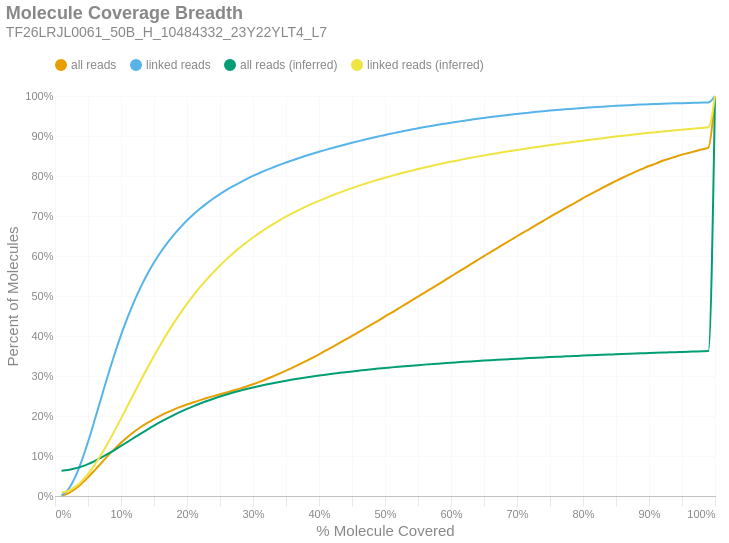

Notebook code for this chart:
### Markdown cell above
### Molecule Read Coverage
This chart shows molecule coverage breadth as computed by the number of bases aligned to that molecule. In other words, "*how much of each unique long molecule is actually sequenced/aligned?*" Keep in mind there is a distinction between sequences and alignments, since some sequences belonging to a particular molecule may not align well and wouldn't appear in the alignment data. This chart also shows molecule coverage breadth as computed by the *inferred fragment* from which the aligned sequences originate. Unlike read coverage, this calculation takes into account the total insert size, including unsequenced gaps between the forward and reverse reads. Like the previous figures, these are cumulative percents.

### Code cell
if SKIPLR:
    print_html(f"Skipped")
else:
    binned_df = consolidated_hist(valids['coverage_bp'], mask, 0.01, True)
    binned_df_inf = consolidated_hist(valids['coverage_inserts'], mask, 0.01, True)
    binned_df = binned_df.with_columns(pl.lit(binned_df_inf['all reads (cumsum)']).alias('all reads (inferred)'))
    binned_df = binned_df.with_columns(pl.lit(binned_df_inf['linked reads (cumsum)']).alias('linked reads (inferred)'))
    binned_df = binned_df.with_columns(
        (pl.col('bin').cast(pl.Float64) + 0.01).alias('right_edge')
    )

    with SafeRender(binned_df):
        (
            density_plot(binned_df, 'Molecule Coverage Breadth', samplename, 'molcov', ['all reads (inferred)','linked reads (inferred)'])
            .encode(
                #x=alt.X('bin:Q', title="% Molecule Covered").axis(format = '%').scale(padding=0),
                x=alt.X('right_edge:Q', title="% Molecule Covered").axis(format='%').scale(padding=0),
                y=alt.Y('value:Q', title='Percent of Molecules')
                    .axis(format='%')
                    .stack(False)
                    .scale(domainMin=0, padding=0),
                color=alt.Color("key:N").scale(domain = ["all reads", "linked reads", "all reads (inferred)", "linked reads (inferred)"]),
                tooltip = [
                    alt.Tooltip("key:N", title = "Data Type"),
                    alt.Tooltip("range_label:N", title="% Molecule Covered"),
                    alt.Tooltip("value:Q", format = ".2%", title="% Molecules")
                ]
            )
        ).display()

### Figure 1 — Vega-Lite specification as saved in the notebook (floating-point values rounded to 4 significant figures)
{"width": "container", "height": 400, "config": {"title": {"anchor": "start", "dy": -15, "fontSize": 18, "color": "#888888", "subtitleColor": "#888888", "subtitleFontSize": 14}, "arc": {"fill": "#0072B2"}, "axis": {"domainColor": "#888888", "domainWidth": 0.5, "gridWidth": 0.2, "grid": false, "titleFontWeight": 400, "titleFontSize": 15, "labelFontSize": 11, "labelColor": "#888888", "tickColor": "#888888", "tickWidth": 0.2, "titleColor": "#888888"}, "axisBand": {"grid": false}, "axisX": {"grid": true, "tickSize": 10, "domainCap": "round"}, "axisY": {"domain": false, "grid": true, "tickSize": 0, "domainCap": "round"}, "background": "transparent", "header": {"labelFontSize": 15, "labelColor": "#888888", "titleFontSize": 15, "titleFontWeight": 600, "titleColor": "#888888"}, "legend": {"labelFont": "sans-serif", "labelFontSize": 12, "labelColor": "#888888", "symbolSize": 100, "symbolType": "circle", "titleFontSize": 12, "titlePadding": 10, "titleColor": "#888888", "title": null, "orient": "top"}, "range": {"category": ["#E69F00", "#56B4E9", "#009E73", "#F0E442", "#0072B2", "#D55E00", "#CC79A7", "#000000"], "diverging": ["#cfe8f3", "#a2d4ec", "#73bfe2", "#46abdb", "#1696d2", "#12719e"]}, "area": {"fill": "#0072B2", "fillOpacity": 0.7, "line": true, "strokeOpacity": 0.7}, "line": {"color": "#0072B2", "stroke": "#0072B2", "strokeWidth": 2}, "trail": {"color": "#0072B2", "stroke": "#0072B2", "strokeWidth": 0, "size": 1}, "point": {"filled": true, "fillOpacity": 1.0, "size": 95}, "text": {"color": "#888888", "fontSize": 11, "align": "right", "fontWeight": 400, "size": 11}, "bar": {"fill": "#0072B2", "stroke": null}, "view": {"stroke": null, "continuousWidth": 660, "continuousHeight": 400}}, "data": {"name": "data-1590f7686d866a0e1e865fa1945e69cc"}, "mark": {"type": "line", "interpolate": "monotone", "point": {"opacity": 0, "size": 275}}, "encoding": {"color": {"field": "key", "scale": {"domain": ["all reads", "linked reads", "all reads (inferred)", "linked reads (inferred)"]}, "type": "nominal"}, "tooltip": [{"field": "key", "title": "Data Type", "type": "nominal"}, {"field": "range_label", "title": "% Molecule Covered", "type": "nominal"}, {"field": "value", "format": ".2%", "title": "% Molecules", "type": "quantitative"}], "x": {"axis": {"format": "%"}, "field": "right_edge", "scale": {"padding": 0}, "title": "% Molecule Covered", "type": "quantitative"}, "y": {"axis": {"format": "%"}, "field": "value", "scale": {"domainMin": 0, "padding": 0}, "stack": false, "title": "Percent of Molecules", "type": "quantitative"}}, "params": [{"name": "param_c36ac31b6afebe62", "select": {"type": "point", "fields": ["key"]}, "bind": "legend"}], "title": {"text": "Molecule Coverage Breadth", "subtitle": "TF26LRJL0061_50B_H_10484332_23Y22YLT4_L7"}, "transform": [{"fold": ["all reads (cumsum)", "linked reads (cumsum)", "all reads (inferred)", "linked reads (inferred)"]}, {"calculate": "replace(datum.key, ' (cumsum)', '')", "as": "key"}, {"filter": {"param": "param_c36ac31b6afebe62"}}], "usermeta": {"embedOptions": {"downloadFileName": "TF26LRJL0061_50B_H_10484332_23Y22YLT4_L7.molcov"}}, "$schema": "https://vega.github.io/schema/vega-lite/v6.4.1.json", "datasets": {"data-1590f7686d866a0e1e865fa1945e69cc": [{"bin": "0.0", "interval": "0.0-0.01", "all reads": 0.0009542, "linked reads": 0.001513, "all reads (cumsum)": 0.0009542, "linked reads (cumsum)": 0.001513, "range_label": "0.0-0.01", "all reads (inferred)": 0.06334, "linked reads (inferred)": 0.008772, "right_edge": 0.01}, {"bin": "0.01", "interval": "0.01-0.02", "all reads": 0.00575, "linked reads": 0.01476, "all reads (cumsum)": 0.006705, "linked reads (cumsum)": 0.01628, "range_label": "0.01-0.02", "all reads (inferred)": 0.0651, "linked reads (inferred)": 0.0128, "right_edge": 0.02}, {"bin": "0.02", "interval": "0.02-0.03", "all reads": 0.01016, "linked reads": 0.02908, "all reads (cumsum)": 0.01686, "linked reads (cumsum)": 0.04535, "range_label": "0.02-0.03", "all reads (inferred)": 0.06852, "linked reads (inferred)": 0.02217, "right_edge": 0.03}, {"bin": "0.03", "interval": "0.03-0.04", "all reads": 0.01354, "linked reads": 0.04066, "all reads (cumsum)": 0.0304, "linked reads (cumsum)": 0.08601, "range_label": "0.03-0.04", "all reads (inferred)": 0.07343, "linked reads (inferred)": 0.03645, "right_edge": 0.04}, {"bin": "0.04", "interval": "0.04-0.05", "all reads": 0.01607, "linked reads": 0.049, "all reads (cumsum)": 0.04647, "linked reads (cumsum)": 0.135, "range_label": "0.04-0.05", "all reads (inferred)": 0.07979, "linked reads (inferred)": 0.05516, "right_edge": 0.05}, {"bin": "0.05", "interval": "0.05-0.06", "all reads": 0.01767, "linked reads": 0.05425, "all reads (cumsum)": 0.06414, "linked reads (cumsum)": 0.1893, "range_label": "0.05-0.06", "all reads (inferred)": 0.08731, "linked reads (inferred)": 0.07779, "right_edge": 0.06}, {"bin": "0.06", "interval": "0.06-0.07", "all reads": 0.01814, "linked reads": 0.05594, "all reads (cumsum)": 0.08228, "linked reads (cumsum)": 0.2452, "range_label": "0.06-0.07", "all reads (inferred)": 0.0958, "linked reads (inferred)": 0.1036, "right_edge": 0.07}, {"bin": "0.07", "interval": "0.07-0.08", "all reads": 0.01793, "linked reads": 0.0554, "all reads (cumsum)": 0.1002, "linked reads (cumsum)": 0.3006, "range_label": "0.07-0.08", "all reads (inferred)": 0.1051, "linked reads (inferred)": 0.132, "right_edge": 0.08}, {"bin": "0.08", "interval": "0.08-0.09", "all reads": 0.017, "linked reads": 0.05253, "all reads (cumsum)": 0.1172, "linked reads (cumsum)": 0.3531, "range_label": "0.08-0.09", "all reads (inferred)": 0.1149, "linked reads (inferred)": 0.1622, "right_edge": 0.09}, {"bin": "0.09", "interval": "0.09-0.1", "all reads": 0.01589, "linked reads": 0.04906, "all reads (cumsum)": 0.1331, "linked reads (cumsum)": 0.4022, "range_label": "0.09-0.1", "all reads (inferred)": 0.1251, "linked reads (inferred)": 0.1935, "right_edge": 0.1}, {"bin": "0.1", "interval": "0.1-0.11", "all reads": 0.01447, "linked reads": 0.04459, "all reads (cumsum)": 0.1476, "linked reads (cumsum)": 0.4468, "range_label": "0.1-0.11", "all reads (inferred)": 0.1354, "linked reads (inferred)": 0.2255, "right_edge": 0.11}, {"bin": "0.11", "interval": "0.11-0.12", "all reads": 0.01303, "linked reads": 0.04001, "all reads (cumsum)": 0.1606, "linked reads (cumsum)": 0.4868, "range_label": "0.11-0.12", "all reads (inferred)": 0.1458, "linked reads (inferred)": 0.2575, "right_edge": 0.12}, {"bin": "0.12", "interval": "0.12-0.13", "all reads": 0.01181, "linked reads": 0.03615, "all reads (cumsum)": 0.1724, "linked reads (cumsum)": 0.5229, "range_label": "0.12-0.13", "all reads (inferred)": 0.156, "linked reads (inferred)": 0.2892, "right_edge": 0.13}, {"bin": "0.13", "interval": "0.13-0.14", "all reads": 0.01054, "linked reads": 0.03199, "all reads (cumsum)": 0.1829, "linked reads (cumsum)": 0.5549, "range_label": "0.13-0.14", "all reads (inferred)": 0.166, "linked reads (inferred)": 0.3202, "right_edge": 0.14}, {"bin": "0.14", "interval": "0.14-0.15", "all reads": 0.009539, "linked reads": 0.02871, "all reads (cumsum)": 0.1925, "linked reads (cumsum)": 0.5836, "range_label": "0.14-0.15", "all reads (inferred)": 0.1757, "linked reads (inferred)": 0.3502, "right_edge": 0.15}, {"bin": "0.15", "interval": "0.15-0.16", "all reads": 0.008604, "linked reads": 0.02561, "all reads (cumsum)": 0.2011, "linked reads (cumsum)": 0.6092, "range_label": "0.15-0.16", "all reads (inferred)": 0.185, "linked reads (inferred)": 0.379, "right_edge": 0.16}, {"bin": "0.16", "interval": "0.16-0.17", "all reads": 0.007844, "linked reads": 0.02305, "all reads (cumsum)": 0.2089, "linked reads (cumsum)": 0.6323, "range_label": "0.16-0.17", "all reads (inferred)": 0.1939, "linked reads (inferred)": 0.4065, "right_edge": 0.17}, {"bin": "0.17", "interval": "0.17-0.18", "all reads": 0.007158, "linked reads": 0.02076, "all reads (cumsum)": 0.2161, "linked reads (cumsum)": 0.6531, "range_label": "0.17-0.18", "all reads (inferred)": 0.2024, "linked reads (inferred)": 0.4327, "right_edge": 0.18}, {"bin": "0.18", "interval": "0.18-0.19", "all reads": 0.006568, "linked reads": 0.01869, "all reads (cumsum)": 0.2227, "linked reads (cumsum)": 0.6717, "range_label": "0.18-0.19", "all reads (inferred)": 0.2103, "linked reads (inferred)": 0.4573, "right_edge": 0.19}, {"bin": "0.19", "interval": "0.19-0.2", "all reads": 0.006104, "linked reads": 0.01705, "all reads (cumsum)": 0.2288, "linked reads (cumsum)": 0.6888, "range_label": "0.19-0.2", "all reads (inferred)": 0.2177, "linked reads (inferred)": 0.4804, "right_edge": 0.2}, {"bin": "0.2", "interval": "0.2-0.21", "all reads": 0.005672, "linked reads": 0.01559, "all reads (cumsum)": 0.2344, "linked reads (cumsum)": 0.7044, "range_label": "0.2-0.21", "all reads (inferred)": 0.2247, "linked reads (inferred)": 0.5021, "right_edge": 0.21}, {"bin": "0.21", "interval": "0.21-0.22", "all reads": 0.005306, "linked reads": 0.01416, "all reads (cumsum)": 0.2397, "linked reads (cumsum)": 0.7185, "range_label": "0.21-0.22", "all reads (inferred)": 0.2314, "linked reads (inferred)": 0.5226, "right_edge": 0.22}, {"bin": "0.22", "interval": "0.22-0.23", "all reads": 0.005075, "linked reads": 0.01306, "all reads (cumsum)": 0.2448, "linked reads (cumsum)": 0.7316, "range_label": "0.22-0.23", "all reads (inferred)": 0.2375, "linked reads (inferred)": 0.5417, "right_edge": 0.23}, {"bin": "0.23", "interval": "0.23-0.24", "all reads": 0.004892, "linked reads": 0.01213, "all reads (cumsum)": 0.2497, "linked reads (cumsum)": 0.7437, "range_label": "0.23-0.24", "all reads (inferred)": 0.2433, "linked reads (inferred)": 0.5595, "right_edge": 0.24}, {"bin": "0.24", "interval": "0.24-0.25", "all reads": 0.004719, "linked reads": 0.01112, "all reads (cumsum)": 0.2544, "linked reads (cumsum)": 0.7548, "range_label": "0.24-0.25", "all reads (inferred)": 0.2488, "linked reads (inferred)": 0.5764, "right_edge": 0.25}, {"bin": "0.25", "interval": "0.25-0.26", "all reads": 0.004542, "linked reads": 0.01022, "all reads (cumsum)": 0.259, "linked reads (cumsum)": 0.7651, "range_label": "0.25-0.26", "all reads (inferred)": 0.2539, "linked reads (inferred)": 0.5922, "right_edge": 0.26}, {"bin": "0.26", "interval": "0.26-0.27", "all reads": 0.004651, "linked reads": 0.00964, "all reads (cumsum)": 0.2636, "linked reads (cumsum)": 0.7747, "range_label": "0.26-0.27", "all reads (inferred)": 0.2587, "linked reads (inferred)": 0.607, "right_edge": 0.27}, {"bin": "0.27", "interval": "0.27-0.28", "all reads": 0.004853, "linked reads": 0.00897, "all reads (cumsum)": 0.2685, "linked reads (cumsum)": 0.7837, "range_label": "0.27-0.28", "all reads (inferred)": 0.2632, "linked reads (inferred)": 0.6209, "right_edge": 0.28}, {"bin": "0.28", "interval": "0.28-0.29", "all reads": 0.00517, "linked reads": 0.008474, "all reads (cumsum)": 0.2736, "linked reads (cumsum)": 0.7921, "range_label": "0.28-0.29", "all reads (inferred)": 0.2674, "linked reads (inferred)": 0.6339, "right_edge": 0.29}, {"bin": "0.29", "interval": "0.29-0.3", "all reads": 0.005576, "linked reads": 0.007985, "all reads (cumsum)": 0.2792, "linked reads (cumsum)": 0.8001, "range_label": "0.29-0.3", "all reads (inferred)": 0.2714, "linked reads (inferred)": 0.6463, "right_edge": 0.3}, {"bin": "0.3", "interval": "0.3-0.31", "all reads": 0.006065, "linked reads": 0.007441, "all reads (cumsum)": 0.2853, "linked reads (cumsum)": 0.8076, "range_label": "0.3-0.31", "all reads (inferred)": 0.2751, "linked reads (inferred)": 0.6579, "right_edge": 0.31}, {"bin": "0.31", "interval": "0.31-0.32", "all reads": 0.006563, "linked reads": 0.00709, "all reads (cumsum)": 0.2918, "linked reads (cumsum)": 0.8147, "range_label": "0.31-0.32", "all reads (inferred)": 0.2787, "linked reads (inferred)": 0.6688, "right_edge": 0.32}, {"bin": "0.32", "interval": "0.32-0.33", "all reads": 0.006856, "linked reads": 0.006606, "all reads (cumsum)": 0.2987, "linked reads (cumsum)": 0.8213, "range_label": "0.32-0.33", "all reads (inferred)": 0.282, "linked reads (inferred)": 0.6791, "right_edge": 0.33}, {"bin": "0.33", "interval": "0.33-0.34", "all reads": 0.007203, "linked reads": 0.006375, "all reads (cumsum)": 0.3059, "linked reads (cumsum)": 0.8276, "range_label": "0.33-0.34", "all reads (inferred)": 0.2852, "linked reads (inferred)": 0.6889, "right_edge": 0.34}, {"bin": "0.34", "interval": "0.34-0.35", "all reads": 0.007452, "linked reads": 0.006118, "all reads (cumsum)": 0.3134, "linked reads (cumsum)": 0.8338, "range_label": "0.34-0.35", "all reads (inferred)": 0.2882, "linked reads (inferred)": 0.6981, "right_edge": 0.35}, {"bin": "0.35", "interval": "0.35-0.36", "all reads": 0.007703, "linked reads": 0.005779, "all reads (cumsum)": 0.3211, "linked reads (cumsum)": 0.8395, "range_label": "0.35-0.36", "all reads (inferred)": 0.2911, "linked reads (inferred)": 0.7069, "right_edge": 0.36}, {"bin": "0.36", "interval": "0.36-0.37", "all reads": 0.007938, "linked reads": 0.005555, "all reads (cumsum)": 0.329, "linked reads (cumsum)": 0.8451, "range_label": "0.36-0.37", "all reads (inferred)": 0.2937, "linked reads (inferred)": 0.7152, "right_edge": 0.37}, {"bin": "0.37", "interval": "0.37-0.38", "all reads": 0.008156, "linked reads": 0.00536, "all reads (cumsum)": 0.3372, "linked reads (cumsum)": 0.8505, "range_label": "0.37-0.38", "all reads (inferred)": 0.2963, "linked reads (inferred)": 0.7232, "right_edge": 0.38}, {"bin": "0.38", "interval": "0.38-0.39", "all reads": 0.008403, "linked reads": 0.005104, "all reads (cumsum)": 0.3456, "linked reads (cumsum)": 0.8556, "range_label": "0.38-0.39", "all reads (inferred)": 0.2988, "linked reads (inferred)": 0.7308, "right_edge": 0.39}, {"bin": "0.39", "interval": "0.39-0.4", "all reads": 0.00877, "linked reads": 0.004965, "all reads (cumsum)": 0.3543, "linked reads (cumsum)": 0.8605, "range_label": "0.39-0.4", "all reads (inferred)": 0.3011, "linked reads (inferred)": 0.7379, "right_edge": 0.4}, {"bin": "0.4", "interval": "0.4-0.41", "all reads": 0.008817, "linked reads": 0.004733, "all reads (cumsum)": 0.3631, "linked reads (cumsum)": 0.8653, "range_label": "0.4-0.41", "all reads (inferred)": 0.3034, "linked reads (inferred)": 0.7448, "right_edge": 0.41}, {"bin": "0.41", "interval": "0.41-0.42", "all reads": 0.009202, "linked reads": 0.004698, "all reads (cumsum)": 0.3723, "linked reads (cumsum)": 0.87, "range_label": "0.41-0.42", "all reads (inferred)": 0.3056, "linked reads (inferred)": 0.7515, "right_edge": 0.42}, {"bin": "0.42", "interval": "0.42-0.43", "all reads": 0.009291, "linked reads": 0.004513, "all reads (cumsum)": 0.3816, "linked reads (cumsum)": 0.8745, "range_label": "0.42-0.43", "all reads (inferred)": 0.3076, "linked reads (inferred)": 0.7578, "right_edge": 0.43}, {"bin": "0.43", "interval": "0.43-0.44", "all reads": 0.009267, "linked reads": 0.004399, "all reads (cumsum)": 0.3909, "linked reads (cumsum)": 0.8789, "range_label": "0.43-0.44", "all reads (inferred)": 0.3097, "linked reads (inferred)": 0.764, "right_edge": 0.44}, {"bin": "0.44", "interval": "0.44-0.45", "all reads": 0.009452, "linked reads": 0.004256, "all reads (cumsum)": 0.4004, "linked reads (cumsum)": 0.8831, "range_label": "0.44-0.45", "all reads (inferred)": 0.3115, "linked reads (inferred)": 0.7698, "right_edge": 0.45}, {"bin": "0.45", "interval": "0.45-0.46", "all reads": 0.009511, "linked reads": 0.004131, "all reads (cumsum)": 0.4099, "linked reads (cumsum)": 0.8873, "range_label": "0.45-0.46", "all reads (inferred)": 0.3134, "linked reads (inferred)": 0.7754, "right_edge": 0.46}, {"bin": "0.46", "interval": "0.46-0.47", "all reads": 0.009512, "linked reads": 0.003992, "all reads (cumsum)": 0.4194, "linked reads (cumsum)": 0.8913, "range_label": "0.46-0.47", "all reads (inferred)": 0.3151, "linked reads (inferred)": 0.7808, "right_edge": 0.47}, {"bin": "0.47", "interval": "0.47-0.48", "all reads": 0.009745, "linked reads": 0.003926, "all reads (cumsum)": 0.4291, "linked reads (cumsum)": 0.8952, "range_label": "0.47-0.48", "all reads (inferred)": 0.3168, "linked reads (inferred)": 0.7859, "right_edge": 0.48}, {"bin": "0.48", "interval": "0.48-0.49", "all reads": 0.009476, "linked reads": 0.003762, "all reads (cumsum)": 0.4386, "linked reads (cumsum)": 0.8989, "range_label": "0.48-0.49", "all reads (inferred)": 0.3185, "linked reads (inferred)": 0.7909, "right_edge": 0.49}, {"bin": "0.49", "interval": "0.49-0.5", "all reads": 0.01054, "linked reads": 0.003799, "all reads (cumsum)": 0.4491, "linked reads (cumsum)": 0.9027, "range_label": "0.49-0.5", "all reads (inferred)": 0.3201, "linked reads (inferred)": 0.7958, "right_edge": 0.5}, {"bin": "0.5", "interval": "0.5-0.51", "all reads": 0.009116, "linked reads": 0.003424, "all reads (cumsum)": 0.4583, "linked reads (cumsum)": 0.9062, "range_label": "0.5-0.51", "all reads (inferred)": 0.3216, "linked reads (inferred)": 0.8004, "right_edge": 0.51}, {"bin": "0.51", "interval": "0.51-0.52", "all reads": 0.01024, "linked reads": 0.003413, "all reads (cumsum)": 0.4685, "linked reads (cumsum)": 0.9096, "range_label": "0.51-0.52", "all reads (inferred)": 0.323, "linked reads (inferred)": 0.8048, "right_edge": 0.52}, {"bin": "0.52", "interval": "0.52-0.53", "all reads": 0.009859, "linked reads": 0.003297, "all reads (cumsum)": 0.4784, "linked reads (cumsum)": 0.9129, "range_label": "0.52-0.53", "all reads (inferred)": 0.3244, "linked reads (inferred)": 0.8091, "right_edge": 0.53}, {"bin": "0.53", "interval": "0.53-0.54", "all reads": 0.01011, "linked reads": 0.00324, "all reads (cumsum)": 0.4885, "linked reads (cumsum)": 0.9161, "range_label": "0.53-0.54", "all reads (inferred)": 0.3258, "linked reads (inferred)": 0.8133, "right_edge": 0.54}, {"bin": "0.54", "interval": "0.54-0.55", "all reads": 0.009908, "linked reads": 0.003079, "all reads (cumsum)": 0.4984, "linked reads (cumsum)": 0.9192, "range_label": "0.54-0.55", "all reads (inferred)": 0.3271, "linked reads (inferred)": 0.8174, "right_edge": 0.55}, {"bin": "0.55", "interval": "0.55-0.56", "all reads": 0.01017, "linked reads": 0.003051, "all reads (cumsum)": 0.5086, "linked reads (cumsum)": 0.9222, "range_label": "0.55-0.56", "all reads (inferred)": 0.3284, "linked reads (inferred)": 0.8213, "right_edge": 0.56}, {"bin": "0.56", "interval": "0.56-0.57", "all reads": 0.01, "linked reads": 0.002943, "all reads (cumsum)": 0.5186, "linked reads (cumsum)": 0.9252, "range_label": "0.56-0.57", "all reads (inferred)": 0.3297, "linked reads (inferred)": 0.8251, "right_edge": 0.57}, {"bin": "0.57", "interval": "0.57-0.58", "all reads": 0.009921, "linked reads": 0.002836, "all reads (cumsum)": 0.5285, "linked reads (cumsum)": 0.928, "range_label": "0.57-0.58", "all reads (inferred)": 0.3309, "linked reads (inferred)": 0.8287, "right_edge": 0.58}, {"bin": "0.58", "interval": "0.58-0.59", "all reads": 0.01011, "linked reads": 0.002679, "all reads (cumsum)": 0.5386, "linked reads (cumsum)": 0.9307, "range_label": "0.58-0.59", "all reads (inferred)": 0.3321, "linked reads (inferred)": 0.8323, "right_edge": 0.59}, {"bin": "0.59", "interval": "0.59-0.6", "all reads": 0.01035, "linked reads": 0.002667, "all reads (cumsum)": 0.5489, "linked reads (cumsum)": 0.9334, "range_label": "0.59-0.6", "all reads (inferred)": 0.3332, "linked reads (inferred)": 0.8357, "right_edge": 0.6}, {"bin": "0.6", "interval": "0.6-0.61", "all reads": 0.00992, "linked reads": 0.002482, "all reads (cumsum)": 0.5589, "linked reads (cumsum)": 0.9358, "range_label": "0.6-0.61", "all reads (inferred)": 0.3343, "linked reads (inferred)": 0.839, "right_edge": 0.61}, {"bin": "0.61", "interval": "0.61-0.62", "all reads": 0.01045, "linked reads": 0.002468, "all reads (cumsum)": 0.5693, "linked reads (cumsum)": 0.9383, "range_label": "0.61-0.62", "all reads (inferred)": 0.3354, "linked reads (inferred)": 0.8422, "right_edge": 0.62}, {"bin": "0.62", "interval": "0.62-0.63", "all reads": 0.01014, "linked reads": 0.002376, "all reads (cumsum)": 0.5794, "linked reads (cumsum)": 0.9407, "range_label": "0.62-0.63", "all reads (inferred)": 0.3365, "linked reads (inferred)": 0.8454, "right_edge": 0.63}, {"bin": "0.63", "interval": "0.63-0.64", "all reads": 0.0102, "linked reads": 0.002326, "all reads (cumsum)": 0.5896, "linked reads (cumsum)": 0.943, "range_label": "0.63-0.64", "all reads (inferred)": 0.3375, "linked reads (inferred)": 0.8485, "right_edge": 0.64}, {"bin": "0.64", "interval": "0.64-0.65", "all reads": 0.009948, "linked reads": 0.002156, "all reads (cumsum)": 0.5996, "linked reads (cumsum)": 0.9452, "range_label": "0.64-0.65", "all reads (inferred)": 0.3385, "linked reads (inferred)": 0.8514, "right_edge": 0.65}, {"bin": "0.65", "interval": "0.65-0.66", "all reads": 0.01027, "linked reads": 0.002218, "all reads (cumsum)": 0.6099, "linked reads (cumsum)": 0.9474, "range_label": "0.65-0.66", "all reads (inferred)": 0.3395, "linked reads (inferred)": 0.8543, "right_edge": 0.66}, {"bin": "0.66", "interval": "0.66-0.67", "all reads": 0.009767, "linked reads": 0.002043, "all reads (cumsum)": 0.6196, "linked reads (cumsum)": 0.9494, "range_label": "0.66-0.67", "all reads (inferred)": 0.3404, "linked reads (inferred)": 0.8571, "right_edge": 0.67}, {"bin": "0.67", "interval": "0.67-0.68", "all reads": 0.00999, "linked reads": 0.002025, "all reads (cumsum)": 0.6296, "linked reads (cumsum)": 0.9515, "range_label": "0.67-0.68", "all reads (inferred)": 0.3413, "linked reads (inferred)": 0.8598, "right_edge": 0.68}, {"bin": "0.68", "interval": "0.68-0.69", "all reads": 0.009733, "linked reads": 0.001915, "all reads (cumsum)": 0.6394, "linked reads (cumsum)": 0.9534, "range_label": "0.68-0.69", "all reads (inferred)": 0.3422, "linked reads (inferred)": 0.8625, "right_edge": 0.69}, {"bin": "0.69", "interval": "0.69-0.7", "all reads": 0.009978, "linked reads": 0.001836, "all reads (cumsum)": 0.6493, "linked reads (cumsum)": 0.9552, "range_label": "0.69-0.7", "all reads (inferred)": 0.3431, "linked reads (inferred)": 0.8651, "right_edge": 0.7}, {"bin": "0.7", "interval": "0.7-0.71", "all reads": 0.009635, "linked reads": 0.001814, "all reads (cumsum)": 0.659, "linked reads (cumsum)": 0.957, "range_label": "0.7-0.71", "all reads (inferred)": 0.344, "linked reads (inferred)": 0.8676, "right_edge": 0.71}, {"bin": "0.71", "interval": "0.71-0.72", "all reads": 0.009644, "linked reads": 0.001692, "all reads (cumsum)": 0.6686, "linked reads (cumsum)": 0.9587, "range_label": "0.71-0.72", "all reads (inferred)": 0.3448, "linked reads (inferred)": 0.8701, "right_edge": 0.72}, {"bin": "0.72", "interval": "0.72-0.73", "all reads": 0.009756, "linked reads": 0.001654, "all reads (cumsum)": 0.6784, "linked reads (cumsum)": 0.9604, "range_label": "0.72-0.73", "all reads (inferred)": 0.3456, "linked reads (inferred)": 0.8725, "right_edge": 0.73}, {"bin": "0.73", "interval": "0.73-0.74", "all reads": 0.009496, "linked reads": 0.001596, "all reads (cumsum)": 0.6879, "linked reads (cumsum)": 0.962, "range_label": "0.73-0.74", "all reads (inferred)": 0.3464, "linked reads (inferred)": 0.8749, "right_edge": 0.74}, {"bin": "0.74", "interval": "0.74-0.75", "all reads": 0.00995, "linked reads": 0.00151, "all reads (cumsum)": 0.6978, "linked reads (cumsum)": 0.9635, "range_label": "0.74-0.75", "all reads (inferred)": 0.3472, "linked reads (inferred)": 0.8772, "right_edge": 0.75}, {"bin": "0.75", "interval": "0.75-0.76", "all reads": 0.009249, "linked reads": 0.001425, "all reads (cumsum)": 0.7071, "linked reads (cumsum)": 0.9649, "range_label": "0.75-0.76", "all reads (inferred)": 0.348, "linked reads (inferred)": 0.8795, "right_edge": 0.76}, {"bin": "0.76", "interval": "0.76-0.77", "all reads": 0.00943, "linked reads": 0.001378, "all reads (cumsum)": 0.7165, "linked reads (cumsum)": 0.9663, "range_label": "0.76-0.77", "all reads (inferred)": 0.3487, "linked reads (inferred)": 0.8818, "right_edge": 0.77}, {"bin": "0.77", "interval": "0.77-0.78", "all reads": 0.009328, "linked reads": 0.001356, "all reads (cumsum)": 0.7258, "linked reads (cumsum)": 0.9676, "range_label": "0.77-0.78", "all reads (inferred)": 0.3495, "linked reads (inferred)": 0.884, "right_edge": 0.78}, {"bin": "0.78", "interval": "0.78-0.79", "all reads": 0.009182, "linked reads": 0.00123, "all reads (cumsum)": 0.735, "linked reads (cumsum)": 0.9689, "range_label": "0.78-0.79", "all reads (inferred)": 0.3502, "linked reads (inferred)": 0.8861, "right_edge": 0.79}, {"bin": "0.79", "interval": "0.79-0.8", "all reads": 0.009569, "linked reads": 0.001272, "all reads (cumsum)": 0.7446, "linked reads (cumsum)": 0.9701, "range_label": "0.79-0.8", "all reads (inferred)": 0.3509, "linked reads (inferred)": 0.8883, "right_edge": 0.8}, {"bin": "0.8", "interval": "0.8-0.81", "all reads": 0.008692, "linked reads": 0.001114, "all reads (cumsum)": 0.7533, "linked reads (cumsum)": 0.9713, "range_label": "0.8-0.81", "all reads (inferred)": 0.3517, "linked reads (inferred)": 0.8904, "right_edge": 0.81}, {"bin": "0.81", "interval": "0.81-0.82", "all reads": 0.00876, "linked reads": 0.001094, "all reads (cumsum)": 0.762, "linked reads (cumsum)": 0.9723, "range_label": "0.81-0.82", "all reads (inferred)": 0.3524, "linked reads (inferred)": 0.8925, "right_edge": 0.82}, {"bin": "0.82", "interval": "0.82-0.83", "all reads": 0.008835, "linked reads": 0.00105, "all reads (cumsum)": 0.7709, "linked reads (cumsum)": 0.9734, "range_label": "0.82-0.83", "all reads (inferred)": 0.3531, "linked reads (inferred)": 0.8946, "right_edge": 0.83}, {"bin": "0.83", "interval": "0.83-0.84", "all reads": 0.00849, "linked reads": 0.0009832, "all reads (cumsum)": 0.7793, "linked reads (cumsum)": 0.9744, "range_label": "0.83-0.84", "all reads (inferred)": 0.3537, "linked reads (inferred)": 0.8966, "right_edge": 0.84}, {"bin": "0.84", "interval": "0.84-0.85", "all reads": 0.00823, "linked reads": 0.0009707, "all reads (cumsum)": 0.7876, "linked reads (cumsum)": 0.9753, "range_label": "0.84-0.85", "all reads (inferred)": 0.3544, "linked reads (inferred)": 0.8986, "right_edge": 0.85}, {"bin": "0.85", "interval": "0.85-0.86", "all reads": 0.008054, "linked reads": 0.0009183, "all reads (cumsum)": 0.7956, "linked reads (cumsum)": 0.9763, "range_label": "0.85-0.86", "all reads (inferred)": 0.3551, "linked reads (inferred)": 0.9006, "right_edge": 0.86}, {"bin": "0.86", "interval": "0.86-0.87", "all reads": 0.007679, "linked reads": 0.0008501, "all reads (cumsum)": 0.8033, "linked reads (cumsum)": 0.9771, "range_label": "0.86-0.87", "all reads (inferred)": 0.3557, "linked reads (inferred)": 0.9024, "right_edge": 0.87}, {"bin": "0.87", "interval": "0.87-0.88", "all reads": 0.007558, "linked reads": 0.0008007, "all reads (cumsum)": 0.8109, "linked reads (cumsum)": 0.9779, "range_label": "0.87-0.88", "all reads (inferred)": 0.3563, "linked reads (inferred)": 0.9043, "right_edge": 0.88}, {"bin": "0.88", "interval": "0.88-0.89", "all reads": 0.007107, "linked reads": 0.0007218, "all reads (cumsum)": 0.818, "linked reads (cumsum)": 0.9786, "range_label": "0.88-0.89", "all reads (inferred)": 0.3569, "linked reads (inferred)": 0.9061, "right_edge": 0.89}, {"bin": "0.89", "interval": "0.89-0.9", "all reads": 0.006936, "linked reads": 0.0007013, "all reads (cumsum)": 0.8249, "linked reads (cumsum)": 0.9793, "range_label": "0.89-0.9", "all reads (inferred)": 0.3575, "linked reads (inferred)": 0.9078, "right_edge": 0.9}, {"bin": "0.9", "interval": "0.9-0.91", "all reads": 0.006117, "linked reads": 0.0006255, "all reads (cumsum)": 0.831, "linked reads (cumsum)": 0.98, "range_label": "0.9-0.91", "all reads (inferred)": 0.3581, "linked reads (inferred)": 0.9095, "right_edge": 0.91}, {"bin": "0.91", "interval": "0.91-0.92", "all reads": 0.006582, "linked reads": 0.0006281, "all reads (cumsum)": 0.8376, "linked reads (cumsum)": 0.9806, "range_label": "0.91-0.92", "all reads (inferred)": 0.3586, "linked reads (inferred)": 0.9112, "right_edge": 0.92}, {"bin": "0.92", "interval": "0.92-0.93", "all reads": 0.005244, "linked reads": 0.0005579, "all reads (cumsum)": 0.8429, "linked reads (cumsum)": 0.9812, "range_label": "0.92-0.93", "all reads (inferred)": 0.3591, "linked reads (inferred)": 0.9127, "right_edge": 0.93}, {"bin": "0.93", "interval": "0.93-0.94", "all reads": 0.005325, "linked reads": 0.0005244, "all reads (cumsum)": 0.8482, "linked reads (cumsum)": 0.9817, "range_label": "0.93-0.94", "all reads (inferred)": 0.3597, "linked reads (inferred)": 0.9142, "right_edge": 0.94}, {"bin": "0.94", "interval": "0.94-0.95", "all reads": 0.005288, "linked reads": 0.0005072, "all reads (cumsum)": 0.8535, "linked reads (cumsum)": 0.9822, "range_label": "0.94-0.95", "all reads (inferred)": 0.3602, "linked reads (inferred)": 0.9158, "right_edge": 0.95}, {"bin": "0.95", "interval": "0.95-0.96", "all reads": 0.004157, "linked reads": 0.0004755, "all reads (cumsum)": 0.8576, "linked reads (cumsum)": 0.9827, "range_label": "0.95-0.96", "all reads (inferred)": 0.3607, "linked reads (inferred)": 0.9173, "right_edge": 0.96}, {"bin": "0.96", "interval": "0.96-0.97", "all reads": 0.004452, "linked reads": 0.0004258, "all reads (cumsum)": 0.8621, "linked reads (cumsum)": 0.9831, "range_label": "0.96-0.97", "all reads (inferred)": 0.3612, "linked reads (inferred)": 0.9188, "right_edge": 0.97}, {"bin": "0.97", "interval": "0.97-0.98", "all reads": 0.004403, "linked reads": 0.0003977, "all reads (cumsum)": 0.8665, "linked reads (cumsum)": 0.9835, "range_label": "0.97-0.98", "all reads (inferred)": 0.3618, "linked reads (inferred)": 0.9202, "right_edge": 0.98}, {"bin": "0.98", "interval": "0.98-0.99", "all reads": 0.004658, "linked reads": 0.000403, "all reads (cumsum)": 0.8711, "linked reads (cumsum)": 0.9839, "range_label": "0.98-0.99", "all reads (inferred)": 0.3623, "linked reads (inferred)": 0.9218, "right_edge": 0.99}, {"bin": "0.99", "interval": "0.99-1.0", "all reads": 0.1289, "linked reads": 0.01611, "all reads (cumsum)": 1.0, "linked reads (cumsum)": 1.0, "range_label": "0.99-1.0", "all reads (inferred)": 1.0, "linked reads (inferred)": 1.0, "right_edge": 1.0}]}}
